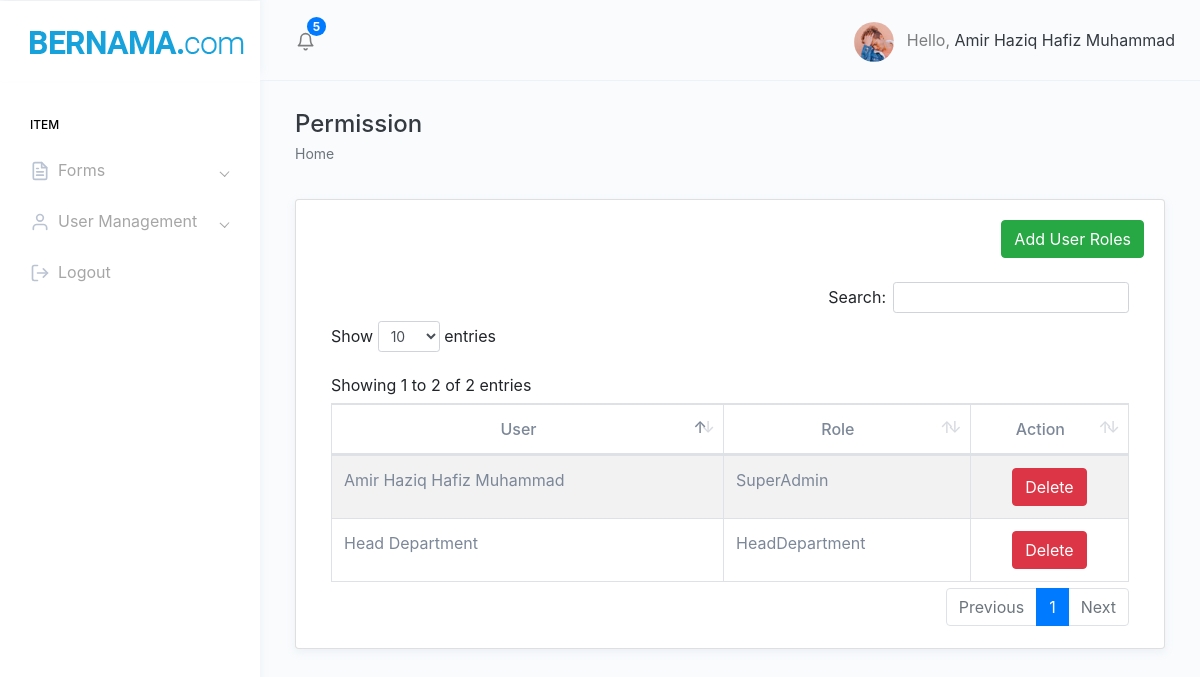
The page /User.php (signed in) on the database as committed earlier.
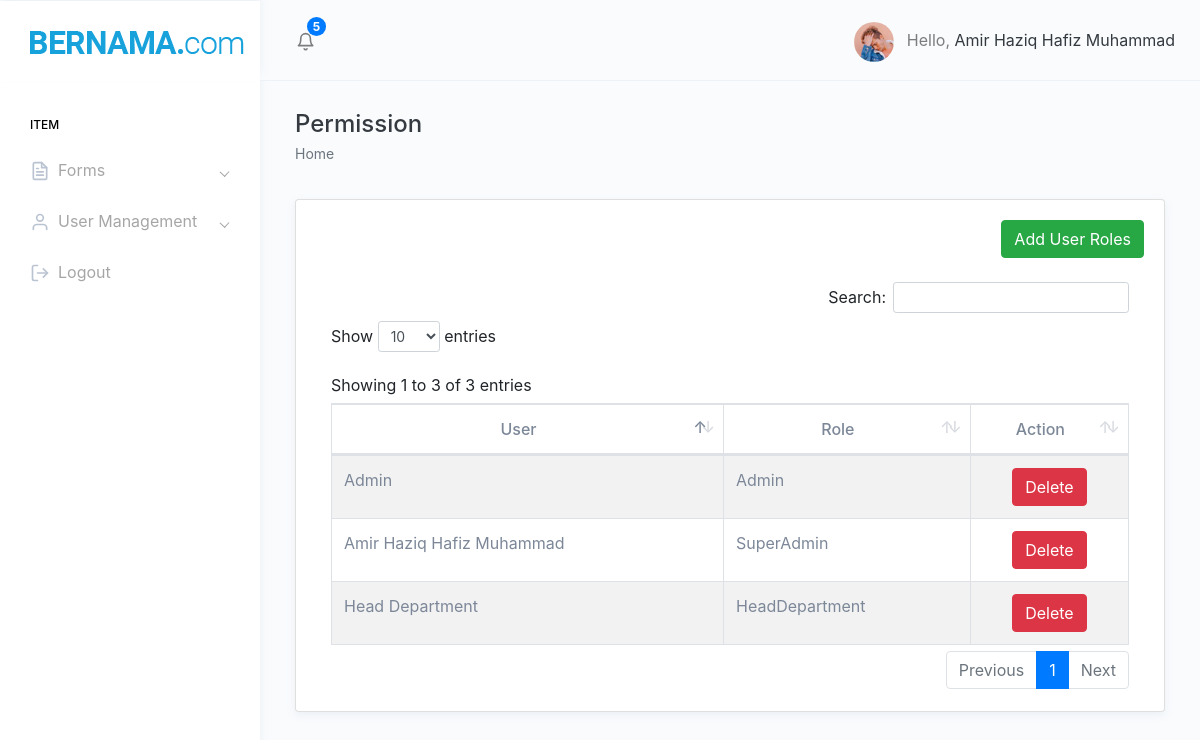
The same page on the database as committed later.
### tables this page shows
CREATE TABLE `user_role` (
  `id` int(11) NOT NULL,
  `user_id` int(11) DEFAULT NULL,
  `role_id` int(11) DEFAULT NULL
);

CREATE TABLE `users` (
  `id` int(50) NOT NULL,
  `U_Name` varchar(100) NOT NULL,
  `email` varchar(100) NOT NULL,
  `password` varchar(255) NOT NULL,
  `U_Dept` varchar(100) NOT NULL,
  `Timestamp` timestamp NOT NULL DEFAULT current_timestamp() ON UPDATE current_timestamp(),
  `Add_By` varchar(100) NOT NULL
);

CREATE TABLE `roles` (
  `id` int(11) NOT NULL,
  `name` varchar(255) DEFAULT NULL,
  `description` varchar(255) DEFAULT NULL
);

### auth.php (called while the page is built, shortened)
<?php
    $arr_roles = [];
?>

### middleware.php (called while the page is built, shortened)
<?php
    include 'auth.php';
    function hasRole ($val) {
        global $arr_roles;
        if (in_array($val, $arr_roles)) {
            return 'TRUE';
        } else {
            return 'FALSE';
        }
    }
?>

### User.php (the view, shortened to what this page needs)
<!DOCTYPE html>
<html dir="ltr" lang="en">
<?php
$connection = new mysqli("localhost", "root", "", "aduan");
$query = "SELECT user_role.id as id, user_role.role_id, user_role.user_id, roles.name AS role_name, users.U_Name as username
FROM user_role INNER JOIN
roles ON user_role.role_id = roles.id INNER JOIN
users ON user_role.user_id = users.id";
$result = mysqli_query($connection, $query);
?>
<head>
    <link href="assets/extra-libs/datatables.net-bs4/css/dataTables.bootstrap4.css" rel="stylesheet">
    <link href="dist/css/style.min.css" rel="stylesheet">
    <link rel="stylesheet" href="https://cdn.jsdelivr.net/npm/bootstrap@4.0.0/dist/css/bootstrap.min.css"
>
</head>
<body>
    <?php
    include_once('header.php');
    ?>
    <div class="page-wrapper">
        <div class="page-breadcrumb">
            <div class="row">
                <div class="col-7 align-self-center">
                    <h4 class="page-title text-truncate text-dark font-weight-medium mb-1">Permission</h4>
                    <div class="d-flex align-items-center">
                        <nav aria-label="breadcrumb">
                            <ol class="breadcrumb m-0 p-0">
                                <li class="breadcrumb-item"><a href="display_data.php" class="text-muted">Home</a></li>
                            </ol>
                        </nav>
                    </div>
                </div>
            </div>
        </div>
        <div class="container-fluid">
            <div class="row">
                <div class="col-12">
                    <div class="card">
                        <div class="card-body">
                            <div class="row">
                                <div class="col-md-12" style="text-align: right;">
                                    <a class='btn btn-success' onclick='modDisp("user");' style='color:white'>Add User Roles</a>
                                </div>
                            </div>
                            <br>
                            <div class="table-responsive">
                                <table id="example" class="table table-striped table-bordered" cellspacing="0"
                                    width="100%">
                                    <thead>
                                        <tr style="text-align:center">
                                            <th>User</th>
                                            <th>Role</th>
                                            <th>Action</th>
                                        </tr>
                                    </thead>
                                    <tbody>
                                        <?php
                                            if ($result) {
                                                while ($row = mysqli_fetch_assoc($result)) {
                                                    echo "<tr>";
                                                    echo "<td>" . $row['username'] . "</td>";
                                                    echo "<td>" . $row['role_name'] . "</td>";
                                                    echo "<td><center>
                                                            <a class='btn btn-danger' href='user.php?del=" . $row['id'] . "'>Delete</a>";
                                                    echo "</tr>";
                                                }
                                            }
                                        ?>
                                    </tbody>
                                </table>
                            </div>
                        </div>
                    </div>
                </div>
            </div>
        </div>
    </div>
    </div>
</body>
</html>

### header.php (shortened to what this page needs)
<?php include_once('middleware.php'); ?>
<div id="main-wrapper" data-theme="light" data-layout="vertical" data-navbarbg="skin6" data-sidebartype="full" data-sidebar-position="fixed" data-header-position="fixed" data-boxed-layout="full">
    <header class="topbar" data-navbarbg="skin6">
        <nav class="navbar top-navbar navbar-expand-md">
            <div class="navbar-header" data-logobg="skin6">
                <div class="navbar-brand">
                    <a href="display_data.php">
                        <b class="logo-icon">
                            <img src="assets/images/logo.png" alt="homepage" class="dark-logo" />
                        </b>
                    </a>
                </div>
            </div>
            <div class="navbar-collapse collapse" id="navbarSupportedContent">
                <ul class="navbar-nav float-left mr-auto ml-3 pl-1">
                    <li class="nav-item dropdown">
                        <a class="nav-link dropdown-toggle pl-md-3 position-relative" href="javascript:void(0)"
                            id="bell" role="button" data-toggle="dropdown" aria-haspopup="true"
                            aria-expanded="false">
                            <span><i data-feather="bell" class="svg-icon"></i></span>
                            <span class="badge badge-primary notify-no rounded-circle">5</span>
                        </a>
                    </li>
                </ul>
                <ul class="navbar-nav float-right">
                    <li class="nav-item dropdown">
                        <a class="nav-link dropdown-toggle" href="javascript:void(0)" data-toggle="dropdown"
                            aria-haspopup="true" aria-expanded="false">
                            <img src="assets/images/users/profile-pic.jpg" alt="user" class="rounded-circle"
                                width="40">
                            <span class="ml-2 d-none d-lg-inline-block"><span>Hello,</span> <span
                                    class="text-dark"><?= $_SESSION['sessionname'] ?></span>
                        </a>
                    </li>
                </ul>
            </div>
        </nav>
    </header>
    <aside class="left-sidebar" data-sidebarbg="skin6">
        <div class="scroll-sidebar" data-sidebarbg="skin6">
            <nav class="sidebar-nav">
                <ul id="sidebarnav">
                    <li class="nav-small-cap"><span class="hide-menu">Item</span></li>
                    <li class="sidebar-item">
                        <a class="sidebar-link has-arrow" href="javascript:void(0)" aria-expanded="false"><i data-feather="file-text" class="feather-icon">
                            </i><span class="hide-menu">Forms </span>
                        </a>
                        <?php if (hasRole('SuperAdmin') === 'TRUE') { ?>
                        <a class="sidebar-link has-arrow" href="javascript:void(0)" aria-expanded="false"><i data-feather="user" class="feather-icon">
                            </i><span class="hide-menu">User Management</span>
                        </a>
                        <?php } ?>
                    </li>
                    <li class="sidebar-item"> <a class="sidebar-link sidebar-link" href="logout.php"
                            aria-expanded="false"><i data-feather="log-out" class="feather-icon"></i><span
                                class="hide-menu">Logout</span></a></li>
                </ul>
            </nav>
        </div>
    </aside>

Rows that differ between the two databases and show on the page:
added user_role: user.U_Name "Admin", role.name "Admin"
Other text that changed with them:
text written by a page script: "Search: Show entries Showing 1 to 2 of 2 entries Previous 1 Next" → "Search: Show entries Showing 1 to 3 of 3 entries Previous 1 Next"
